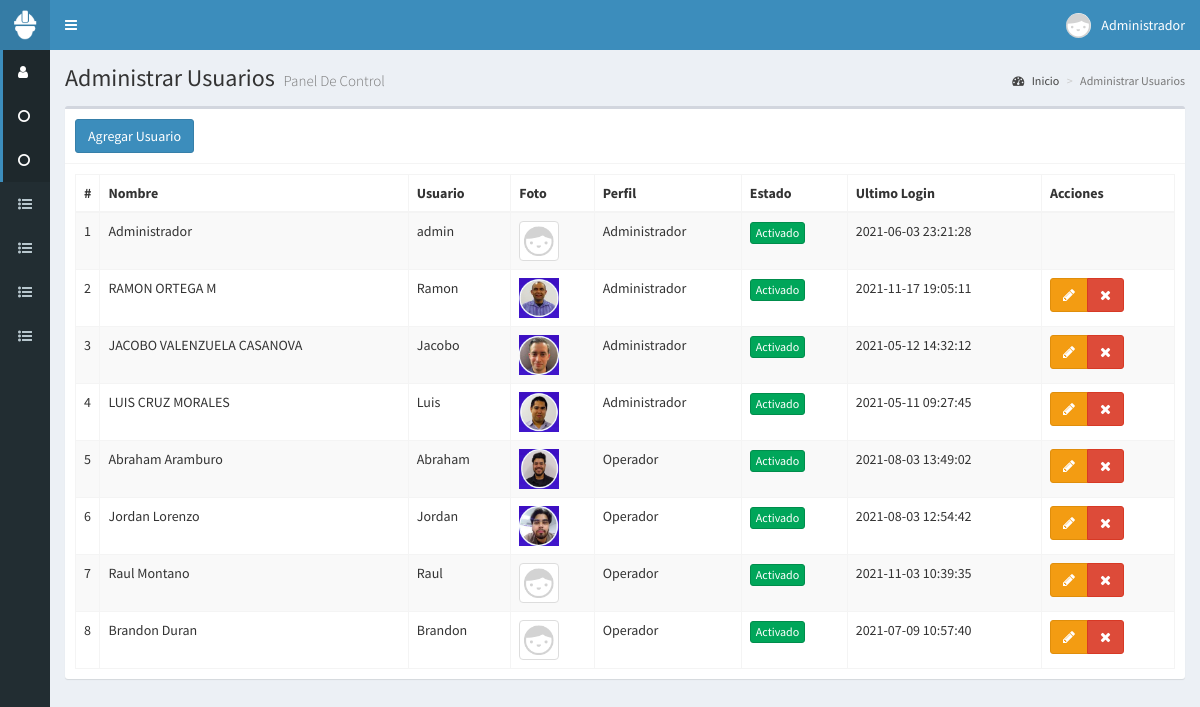
Screenshot of /usuarios (signed in) with the database file from the repository.
### tables this page shows
CREATE TABLE t_Usuarios
(
  id_usuario SMALLINT UNSIGNED PRIMARY KEY AUTO_INCREMENT,
  nombre VARCHAR(45) NOT NULL,
  usuario VARCHAR(45) NOT NULL,
  clave VARCHAR(80) NOT NULL,
  perfil VARCHAR(45) NOT NULL,
  vendedor VARCHAR(45) NULL,
  foto VARCHAR(100) NULL,
  estado TINYINT UNSIGNED DEFAULT 0,
  ultimo_login DATETIME NOT NULL DEFAULT CURRENT_TIMESTAMP,
  fecha DATETIME NOT NULL DEFAULT CURRENT_TIMESTAMP
);

### controladores/plantilla.controlador.php (called while the page is built)
<?php
  class ControladorPlantilla
  {
    static public function ctrPlantilla()
    {
      include "vistas/plantilla.php";
    }
  }

### index.php (called while the page is built, shortened)
<?php
require_once "controladores/plantilla.controlador.php";
require_once "controladores/usuarios.controlador.php";
require_once "controladores/subir-csv.controlador.php";
require_once "modelos/usuarios.modelo.php";
$plantilla = new ControladorPlantilla();
$plantilla->ctrPlantilla();

### controladores/usuarios.controlador.php (called while the page is built, shortened)
<?php
  class  ControladorUsuarios
  {
		static public function ctrMostrarUsuarios($item,$valor)
		{
			$tabla = "t_Usuarios";
			$respuesta = ModeloUsuarios::mdlMostrarUsuarios($tabla,$item,$valor);
			return $respuesta;
		}
  }
?>

### modelos/conexion.php (called while the page is built)
<?php
  class Conexion
  {
    static public function conectar()
    {
      $link = new PDO("mysql:host=localhost;dbname=bd_responsivas",
                      "usuario_responsiva",
											"responsivas-2020");
			$link->setAttribute(PDO::ATTR_ERRMODE, PDO::ERRMODE_EXCEPTION);
			$mitz="America/Tijuana";
			$tz = (new DateTime('now', new DateTimeZone($mitz)))->format('P');
			$link->exec("SET time_zone='$tz';");
      $link->exec("set names utf8");
      return $link;
    }
  }
?>

### modelos/usuarios.modelo.php (called while the page is built, shortened)
<?php
  require_once "conexion.php";
  class ModeloUsuarios
  {
    static public function mdlMostrarUsuarios($tabla,$item,$valor)
    {
			if ($item != null)
			{
				$stmt = Conexion::conectar()->prepare("SELECT * FROM $tabla WHERE $item = :$item");
				$stmt->bindParam(":".$item,$valor, PDO::PARAM_STR);
				$stmt->execute();
				$registros = $stmt->fetch();
				$stmt->closeCursor();
				$stmt=null;
				return $registros;
			}
			else
			{
				$stmt = Conexion::conectar()->prepare("SELECT * FROM $tabla ");
				$stmt->execute();
				$registros = $stmt->fetchAll();
				return $registros;
			}
		}
  }
?>

### vistas/modulos/usuarios.php (the view, shortened to what this page needs)
<div class="content-wrapper">
  <section class="content-header">
    <h1>
      Administrar Usuarios
      <small>Panel De Control</small>
    </h1>
    <ol class="breadcrumb">
      <li><a href="inicio"><i class="fa fa-dashboard"></i> Inicio</a></li>
      <li class="active">Administrar Usuarios</li>
    </ol>
  </section>
  <section class="content">
    <div class="box">
      <div class="box-header with-border">
        <button class="btn btn-primary"  data-toggle="modal" data-target="#modalAgregarUsuario">
          Agregar Usuario
        </button>
      </div>
      <div class="box-body">
        <table class="table table-bordered table-striped dt-responsive tablas" width="100%">
          <thead>
            <tr>
              <th style="width:10px">#</th>
              <th>Nombre</th>
              <th>Usuario</th>
              <th>Foto</th>
              <th>Perfil</th>
              <th>Estado</th>
              <th>Ultimo Login</th>
              <th>Acciones </th>
            </tr>
          </thead>
          <tbody>
					<?php
						$item = null;
						$valor = null;
						$usuarios = ControladorUsuarios::ctrMostrarUsuarios($item,$valor);
						foreach ($usuarios as $key => $value)
						{
							echo '<tr>
									<td>'.($key+1).'</td>
									<td>'.$value["nombre"].'</td>
									<td>'.$value["usuario"].'</td>
									';
									if ($value["foto"] != "")
									{
										echo '<td><img src="'.$value["foto"].'" class="ing-thumbnail" width="40px"></td>
										';
									}
									else
									{
										echo '<td><img src="vistas/img/usuarios/default/anonymous.png" class="img-thumbnail" width="40px"></td>';
									}
									echo '<td>'.$value["perfil"].'</td>';
									if ($value["estado"] != 0)
									{
										echo ' <td><button class="btn btn-success btn-xs btnActivar" idUsuario="'.$value["id_usuario"].'" estadoUsuario="0" >Activado</button></td>';
									}
									else
									{
										echo ' <td><button class="btn btn-danger btn-xs btnActivar" idUsuario="'.$value["id_usuario"].'" estadoUsuario= "1">Desactivado</button></td>';
									}
									echo '<td>'.$value["ultimo_login"].'</td>
									<td>
										<div class="btn-group">
											<!-- Para utilizar una ventana de tipo modal, "data-toggle"= Para activar ventana Modal; "data-target=#modalEditarUsario" = Se indica en donde se activara la ventana esta
											 "#modalEditarUsuario" se define mas adelante en el archivo., btnEditarUsuario, idUsuario= ... Se utiliza Javascript para utilizar AJAX y conectarse a la base de datos, en el archivo "usuario.js", en este archivo se crea un evento $(".btnEditarUsuario").click... -->';
											if ($value["id_usuario"] != 1)
											{
												echo '<button class="btn btn-warning btnEditarUsuario" idUsuario="'.$value["id_usuario"].'" data-toggle="modal" data-target= "#modalEditarUsuario" ><i class="fa fa-pencil"></i></button>';
											}
											if ($_SESSION["perfil"] == "Administrador" && $value["id_usuario"] != 1)
											{
												echo '
												<button class="btn btn-danger btnEliminarUsuario" idUsuario="'.$value["id_usuario"].'" fotoUsuario="'.$value["foto"].'" usuario="'.$value["usuario"].'"><i class="fa fa-times"></i></button>';
											}
										echo '</div>
									</td>
						</tr> ';
						}
					?>
          </tbody>
        </table>
      </div>
    </div>
  </section>
</div>

### vistas/plantilla.php (shortened to what this page needs)
<!DOCTYPE html>
<html>
<head>
  <link rel="stylesheet" href="vistas/bower_components/bootstrap/dist/css/bootstrap.min.css">
  <link rel="stylesheet" href="vistas/bower_components/font-awesome/css/font-awesome.min.css">
  <link rel="stylesheet" href="vistas/bower_components/Ionicons/css/ionicons.min.css">
  <link rel="stylesheet" href="vistas/dist/css/AdminLTE.css">
  	<link rel="stylesheet" href="vistas/dist/css/skins/_all-skins.min.css">
  <link rel="stylesheet" href="vistas/bower_components/datatables.net-bs/css/dataTables.bootstrap.min.css">
  <link rel="stylesheet" href="vistas/bower_components/datatables.net-bs/css/responsive.bootstrap.min.css">
  <link rel="stylesheet" href="vistas/bower_components/bootstrap-daterangepicker/daterangepicker.css">
		<link rel="stylesheet" href="vistas/bower_components/morris.js/morris.css">
		<link rel="stylesheet" href="vistas/plugins/sweetalert2/sweetalert2.css">
	<link rel="stylesheet" href="vistas/plugins/iCheck/all.css">
</head>
<body class="hold-transition skin-blue sidebar-collapse sidebar-mini login-page">
  <?php
    if (isset($_SESSION["iniciarSesion"]) && $_SESSION["iniciarSesion"] == "ok")
    {
      echo '<div class="wrapper">';
        include "modulos/cabezote.php";
        include "modulos/menu.php";
        if (isset($_GET["ruta"]))
        {
          if ($_GET["ruta"]=="inicio" || $_GET["ruta"]=="usuarios" || $_GET["ruta"]=="perifericos" || $_GET["ruta"]=="tareas" || $_GET["ruta"]=="productos" || $_GET["ruta"]=="prod-gral" || $_GET["ruta"]=="prod-tel" || $_GET["ruta"]=="prod-prod" || $_GET["ruta"]=="clientes"|| $_GET["ruta"]=="responsivas" || $_GET["ruta"]=="cap-responsiva" || $_GET["ruta"]=="editar-responsiva" || $_GET["ruta"]=="crear-venta" || $_GET["ruta"]=="marcas" || $_GET["ruta"]=="linea" ||  $_GET["ruta"]=="Modelos" || $_GET["ruta"]=="ubicaciones" ||  $_GET["ruta"]=="supervisores" || $_GET["ruta"]=="puestos" || $_GET["ruta"]=="deptos" || $_GET["ruta"]=="empleados" || $_GET["ruta"]=="reportes" || $_GET["ruta"]=="respaldo_bd" || $_GET["ruta"]=="edo-epo" || $_GET["ruta"]=="almacen" || $_GET["ruta"]=="cintas"|| $_GET["ruta"]=="centro-costos" || $_GET["ruta"]=="telefonia" || $_GET["ruta"]=="plan-telefonia"  || $_GET["ruta"]=="subir_cintas" || $_GET["ruta"]=="inv_it" || $_GET["ruta"]=="emp_jabil" || $_GET["ruta"]=="importar_cintas" || $_GET["ruta"]=="cap-rap-prod" || $_GET["ruta"]=="salir" )
          {
            include "modulos/".$_GET["ruta"].".php";
          }
          else
          {
            include "modulos/404.php";
          }
        }
        else
        {
          include "modulos/404.php";
        }
      echo '</div> ';
    }
    else
    {
      include "modulos/login.php";
    }
  ?>
</body>
</html>

### vistas/modulos/cabezote.php (shortened to what this page needs)
<header class= "main-header">
  <a href= "inicio" class="logo">
    <span class="logo-mini">
      <img src="vistas/img/plantilla/icono-blanco.png" class="img-responsive" style="padding:10px" >
    </span>
  </a>
  <nav class="navbar navbar-static-top" role="navigation">
      <a href="#" class="sidebar-toggle" data-toggle="push-menu" role="button">
      </a>
      <div class="navbar-custom-menu">
        <ul class="nav navbar-nav">
          <li class="dropdown user user-menu">
            <a href="#" class="dropdown-toggle" data-toggle="dropdown">
						<?php
							if ($_SESSION["foto"] != "")
							{
								echo '<img src="'.$_SESSION["foto"].'" class="user-image">';
							}
							else
							{
								echo '<img src= "vistas/img/usuarios/default/anonymous.png" class="user-image">';
							}
						?>
              <span class="hidden-xs"><?php echo $_SESSION["nombre"]; ?> </span>
            </a>
          </li>
        </ul>
      </div>
  </nav>
</header>

### vistas/modulos/menu.php (shortened to what this page needs)
<aside class="main-sidebar">
  <section class="sidebar">
    <ul class="sidebar-menu">
			<?php
				if ($_SESSION["perfil"] == "Administrador" )
				{
					echo '
						<li class="active">
							<a href="usuarios">
								<i class="fa fa-user"></i>
								<span>Usuarios</span>
							</a>
						</li>
						<li class="active">
							<a href="cintas">
								<i class="fa fa-circle-o"></i>
								<span>Cintas</span>
							</a>
						</li>';
				}
				if ( $_SESSION["perfil"] == "Operador" || $_SESSION["perfil"] == "Administrador" || $_SESSION["perfil"] == "Supervisor" )
				{
					echo '
						<li class="active">
							<a href="tareas">
								<i class="fa fa-circle-o"></i>
								<span>Tareas</span>
							</a>
						</li>
						<li class="treeview">
							<a href="empleados">
								<i class="fa fa-list-ul"></i>
								<span>Capturar Empleados</span>
								<span class="pull-right-container">
									<i class="fa fa-angle-left pull-right"></i>
								</span>
							</a>
								<ul class="treeview-menu">
									<li>
										<a href="ubicaciones">
											<i class="fa fa-circle-o"></i>
											<span>Ubicacion</span>
										</a>
									</li>
									<li>
										<a href="puestos">
											<i class="fa fa-circle-o"></i>
											<span>Puestos</span>
										</a>
									</li>
									<li>
										<a href="supervisores">
											<i class="fa fa-circle-o"></i>
											<span>Supervisor</span>
										</a>
									</li>
									<li>
										<a href="deptos">
											<i class="fa fa-circle-o"></i>
											<span>Departamentos</span>
										</a>
									</li>
									<li>
										<a href="centro-costos">
											<i class="fa fa-circle-o"></i>
											<span>Centro De Costos</span>
										</a>
									</li>
									<li>
										<a href="empleados">
											<i class="fa fa-circle-o"></i>
											<span>Empleados</span>
										</a>
									</li>
								</ul>
						</li> ';
					echo '
							<li class="treeview">
								<a href="productos">
									<i class="fa fa-list-ul"></i>
									<span>Capturar Productos</span>
									<span class="pull-right-container"> <i class=""></i>
										<i class="fa fa-circle-o"></i>
									</span>
								</a>
								<ul class="treeview-menu">
									<li>
										<a href="almacen">
											<i class="fa fa-circle-o"></i>
											<span>Almacen</span>
										</a>
									</li>
									<li>
										<a href="edo-epo">
											<i class="fa fa-circle-o"></i>
											<span>Estado Equipo</span>
										</a>
									</li>
									<li>
										<a href="marcas">
											<i class="fa fa-circle-o"></i>
											<span>Marca</span>
										</a>
									</li>
									<li>
										<a href="Modelos">
											<i class="fa fa-circle-o"></i>
											<span>Modelos</span>
										</a>
									</li>
									<li>
										<a href="perifericos">
											<i class="fa fa-circle-o"></i>
											<span>Perifericos</span>
										</a>
									</li>
									<li>
										<a href="ubicaciones">
											<i class="fa fa-circle-o"></i>
											<span>Ubicacion</span>
										</a>
									</li>
									<li>
										<a href="linea">
											<i class="fa fa-circle-o"></i>
											<span>Linea Produccion</span>
										</a>
									</li>
									<li>
										<a href="telefonia"> <i class=""></i>
											<i class="fa fa-circle-o"></i>
											<span>Cia Telefonica</span>
										</a>
									</li>
									<li>
										<a href="plan-telefonia">
											<i class="fa fa-circle-o"></i>
											<span>Plan Telefonia</span>
										</a>
									</li>
									<!-- <li>
										<a href="productos">
											<i class="fa fa-circle-o"></i>
											<span>Alta Producto</span>
										</a>
									</li> -->
									<li>
										<a href="prod-gral">
											<i class="fa fa-circle-o"></i>
											<span>Productos Gral.</span>
										</a>
									</li>
									<li>
										<a href="prod-prod">
											<i class="fa fa-circle-o"></i>
											<span>Productos Produccion</span>
										</a>
									</li>
									<li>
										<a href="prod-tel">
											<i class="fa fa-circle-o"></i>
											<span>Productos Telefonos</span>
										</a>
									</li>
								</ul>
						</li> ';
					echo '
						<li class="treeview">
							<a href="responsivas">
								<i class="fa fa-list-ul"></i>
								<span>Administrar Responsivas</span>
								<span class="pull-right-container">
									<i class="fa fa-angle-left pull-right"></i>
								</span>
							</a>
							<ul class="treeview-menu">
								<li>
									<a href="almacen">
										<i class="fa fa-circle-o"></i>
										<span>Almacen</span>
									</a>
								</li>
								<li>
									<a href="empleados">
										<i class="fa fa-circle-o"></i>
										<span>Empleados</span>
									</a>
								</li>
								<li>
									<a href="prod-gral">
										<i class="fa fa-circle-o"></i>
										<span>Productos</span>
									</a>
								</li>
								<li>
									<a href="usuarios">
										<i class="fa fa-circle-o"></i>
										<span>Usuarios</span>
									</a>
								</li>
								<li>
									<a href="responsivas">
										<i class="fa fa-circle-o"></i>
										<span>Capturar Responsivas</span>
									</a>
								</li>
							</ul>
						</li> ';
				}
				if ($_SESSION["perfil"] == "Supervisor" || $_SESSION["perfil"] == "Administrador" || $_SESSION["perfil"] == "Operador")
				{
					echo '
					<li class="treeview">
						<a href="#">
							<i class="fa fa-list-ul"></i>
							<span>Reportes Varios</span>
							<span class="pull-right-container">
								<i class="fa fa-angle-left pull-right"></i>
							</span>
						</a>
						<ul class="treeview-menu">
							<li>
								<a href="https://www.miportalweb.org/responsivas/extensiones/fpdf183/reportes/rep_empleados.php" target="_blank">
									<i class="fa fa-circle-o"></i>
									<span>Empleados</span>
								</a>
							</li>
							<li>
								<a href="reportes" target="_blank">
									<i class="fa fa-circle-o"></i>
									<span>Reportes</span>
								</a>
							</li>
						</ul>
					</li> ';
				}
			?>
    </ul>
  </section>
</aside>

### rows the page displays
t_usuarios: nombre "Administrador", usuario "admin", perfil "Administrador", ultimo_login "2021-06-03 23:21:28"
t_usuarios: nombre "RAMON ORTEGA M", usuario "Ramon", foto (picture), perfil "Administrador", ultimo_login "2021-11-17 19:05:11"
t_usuarios: nombre "JACOBO VALENZUELA CASANOVA", usuario "Jacobo", foto (picture), perfil "Administrador", ultimo_login "2021-05-12 14:32:12"
t_usuarios: nombre "LUIS CRUZ MORALES", usuario "Luis", foto (picture), perfil "Administrador", ultimo_login "2021-05-11 09:27:45"
t_usuarios: nombre "Abraham Aramburo", usuario "Abraham", foto (picture), perfil "Operador", ultimo_login "2021-08-03 13:49:02"
t_usuarios: nombre "Jordan Lorenzo", usuario "Jordan", foto (picture), perfil "Operador", ultimo_login "2021-08-03 12:54:42"
t_usuarios: nombre "Raul Montano", usuario "Raul", perfil "Operador", ultimo_login "2021-11-03 10:39:35"
t_usuarios: nombre "Brandon Duran", usuario "Brandon", perfil "Operador", ultimo_login "2021-07-09 10:57:40"

### other values shown
$_SESSION["nombre"] "Administrador"
